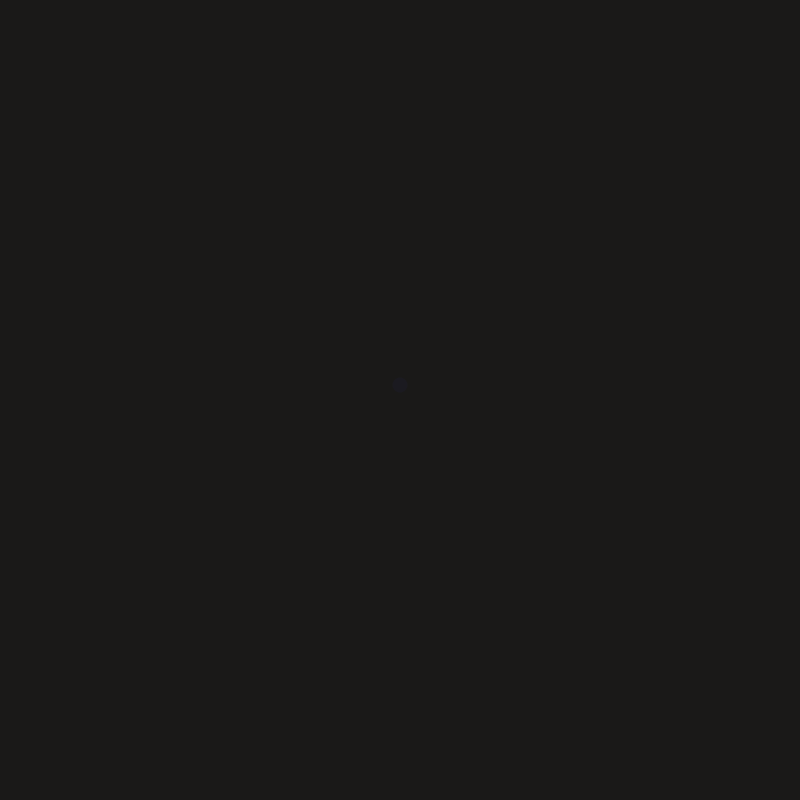
Frame 1 (no input)
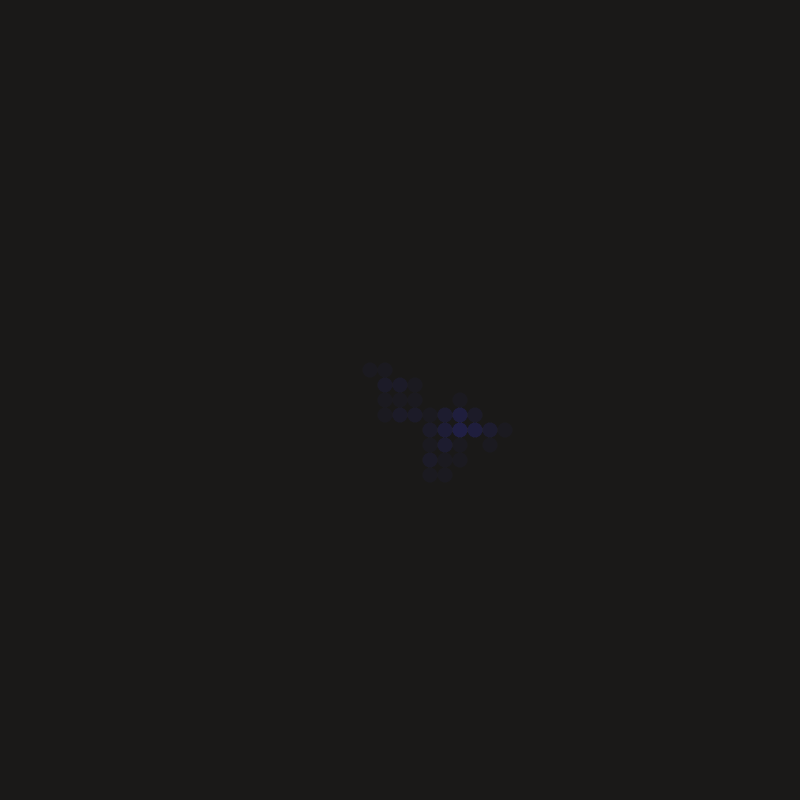
Frame 60 (the mouse pressed at the canvas centre just before this capture)
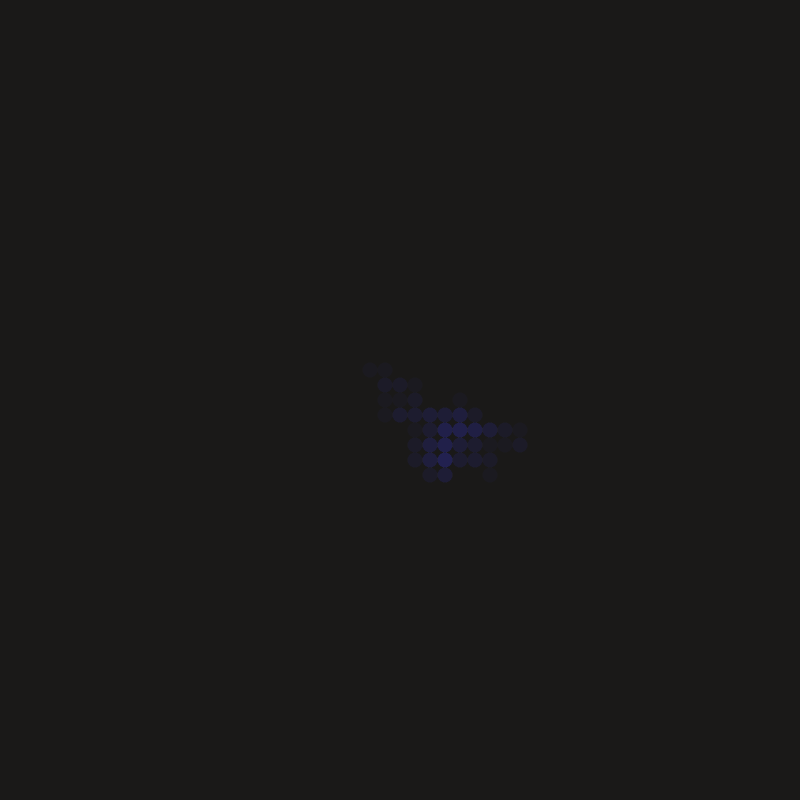
Frame 120 (the mouse held since frame 60 and released just before this capture)

The Processing sketch that drew these frames (run headless with seeded random() and noise(); from frame 60 on, the mouse is pressed at the canvas centre):

// Processing sketch: randomWalker_shapes
// ── randomWalker_shapes.pde
RandomWalker r;

void setup() {
  background(26, 25, 24);
  r = new RandomWalker();
  size(800, 800);
}

void draw() {
  r.update();
  r.render();
  
  if (keyPressed) {
    if (key == 's' || key == 'S') {
      save("image_" + frameCount + ".png");
    }
  }
  
}

// ── RandomWalker.pde
class RandomWalker {
  PVector position;
  PVector destination;
  int choice;
  float increment;
  
  RandomWalker() {
    position = new PVector(width/2, height/2);
    increment = 15;
  }
  
  void update() {
    setDestination();
    
    PVector test = PVector.add(position, destination);
    
    while(test.x > width || test.x < 0 || test.y > height || test.y < 0) {
      setDestination();
      test.mult(0);
      test = PVector.add(position, destination);
    }
    position.add(destination);
  }
  
  void setDestination() {
    destination = PVector.random2D();
    destination.x = round(destination.x)*increment;
    destination.y = round(destination.y)*increment;
  }
  
  void render() {
    noStroke();
    fill(62, 46, 230, 10);
    ellipse(position.x, position.y, increment, increment);
  }
}
